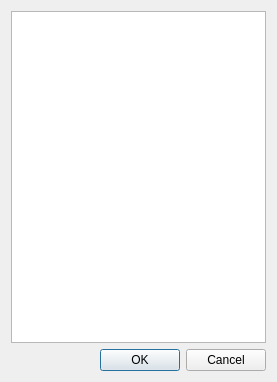
<?xml version="1.0" encoding="UTF-8"?>
<ui version="4.0">
 <class>CSelectEntityClsDialog</class>
 <widget class="QDialog" name="CSelectEntityClsDialog">
  <property name="geometry">
   <rect>
    <x>0</x>
    <y>0</y>
    <width>277</width>
    <height>382</height>
   </rect>
  </property>
  <property name="windowTitle">
   <string>Select Entity Class</string>
  </property>
  <layout class="QVBoxLayout" name="verticalLayout">
   <item>
    <widget class="QTreeView" name="treeView">
     <attribute name="headerVisible">
      <bool>false</bool>
     </attribute>
    </widget>
   </item>
   <item>
    <widget class="QDialogButtonBox" name="buttonBox">
     <property name="orientation">
      <enum>Qt::Horizontal</enum>
     </property>
     <property name="standardButtons">
      <set>QDialogButtonBox::Cancel|QDialogButtonBox::Ok</set>
     </property>
    </widget>
   </item>
  </layout>
 </widget>
 <resources>
  <include location="LevelFileDialog.qrc"/>
 </resources>
 <connections>
  <connection>
   <sender>buttonBox</sender>
   <signal>accepted()</signal>
   <receiver>CSelectEntityClsDialog</receiver>
   <slot>accept()</slot>
   <hints>
    <hint type="sourcelabel">
     <x>248</x>
     <y>254</y>
    </hint>
    <hint type="destinationlabel">
     <x>157</x>
     <y>274</y>
    </hint>
   </hints>
  </connection>
  <connection>
   <sender>buttonBox</sender>
   <signal>rejected()</signal>
   <receiver>CSelectEntityClsDialog</receiver>
   <slot>reject()</slot>
   <hints>
    <hint type="sourcelabel">
     <x>316</x>
     <y>260</y>
    </hint>
    <hint type="destinationlabel">
     <x>286</x>
     <y>274</y>
    </hint>
   </hints>
  </connection>
 </connections>
</ui>
